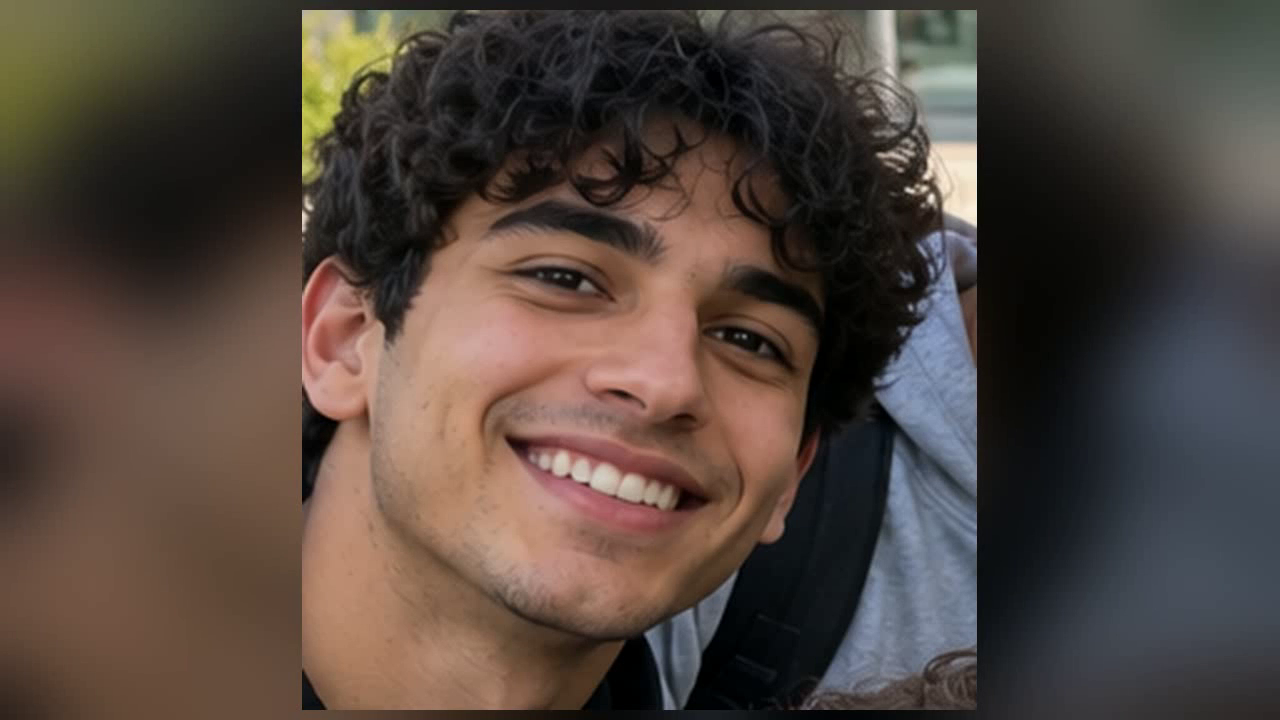
#> input picture frame 20 of Assignment02/test_1.mp4, 1280 x 720 px
$ python task2.py
#> lines starting #> are read from the running program, lines starting #| are printed output that depends on the picture
# Assignment 2 (Team 17)
# Import libraries required for video processing and visualization
import cv2
import numpy as np
import matplotlib.pyplot as plt

# Load OpenCV's built-in Haar Cascade classifiers for face and eye detection
face_cascade = cv2.CascadeClassifier(
    cv2.data.haarcascades + 'haarcascade_frontalface_default.xml'
)
eye_cascade = cv2.CascadeClassifier(
    cv2.data.haarcascades + 'haarcascade_eye.xml'
)

# Function to process the video stream frame by frame
def frames(cap: cv2.VideoCapture):
    counter = 0

    while cap.isOpened():
        # Read the next frame from the video stream
        ret, frame = cap.read()

        if not ret or frame is None:
            # Bonus: Skip unreadable frames and continue processing
            counter += 1
            print(f"Failed reads: {counter}")

            # Bonus: Stop processing if 5 frame reads fail
            if counter >= 5:
                print('Error! Maximum failed reads reached')
                break
            continue

        # Convert the current BGR frame to grayscale for Haar Cascade detection
        gray = cv2.cvtColor(frame, cv2.COLOR_BGR2GRAY)

        # Detect face regions in the current frame
        faces = face_cascade.detectMultiScale(
            gray,
            scaleFactor=1.1,
            minNeighbors=5,
            minSize=(30, 30)
        )

        # Process each detected face separately
        for i, (x, y, w, h) in enumerate(faces):

            # Draw a green rectangle around the detected face
            cv2.rectangle(
                frame, (x, y), (x + w, y + h), (0, 255, 0), 2
            )

            # Extract the grayscale region of interest (ROI) for this face
            # Eye detection will be performed only inside this face region
            roi_gray = gray[y:y + h, x:x + w]

            # Detect eyes inside the current face region using Haar Cascade
            eyes = eye_cascade.detectMultiScale(
                roi_gray,
                scaleFactor=1.1,
                minNeighbors=8,
                minSize=(20, 15)
            )

            # Draw a blue rectangle around each detected eye
            # Add the face coordinates to convert eye coordinates
            # from the face ROI to the full video frame
            for i, (x_1, y_1, w_1, h_1) in enumerate(eyes):
                cv2.rectangle(
                    frame,
                    (x + x_1, y + y_1),
                    (x + x_1 + w_1, y + y_1 + h_1),
                    (255, 0, 0),
                    2
                )

        # Yield the processed frame with face and eye detections
        yield(frame)


# Open the video stream using VideoCapture
cap = cv2.VideoCapture('test_1.mp4')

if not cap.isOpened():
    print("Error! Failed To Open The Video")
else:
    try:
        # Process and display each frame in real time
        for frame in frames(cap):
            cv2.imshow('Frame', frame)

            # Press 'q' to stop video processing
            if cv2.waitKey(50) == ord('q'):
                break
#> this loop made 1 pass; (key q is pressed on pass 1)
#> pass 1, `cv2.imshow('Frame', frame)`:
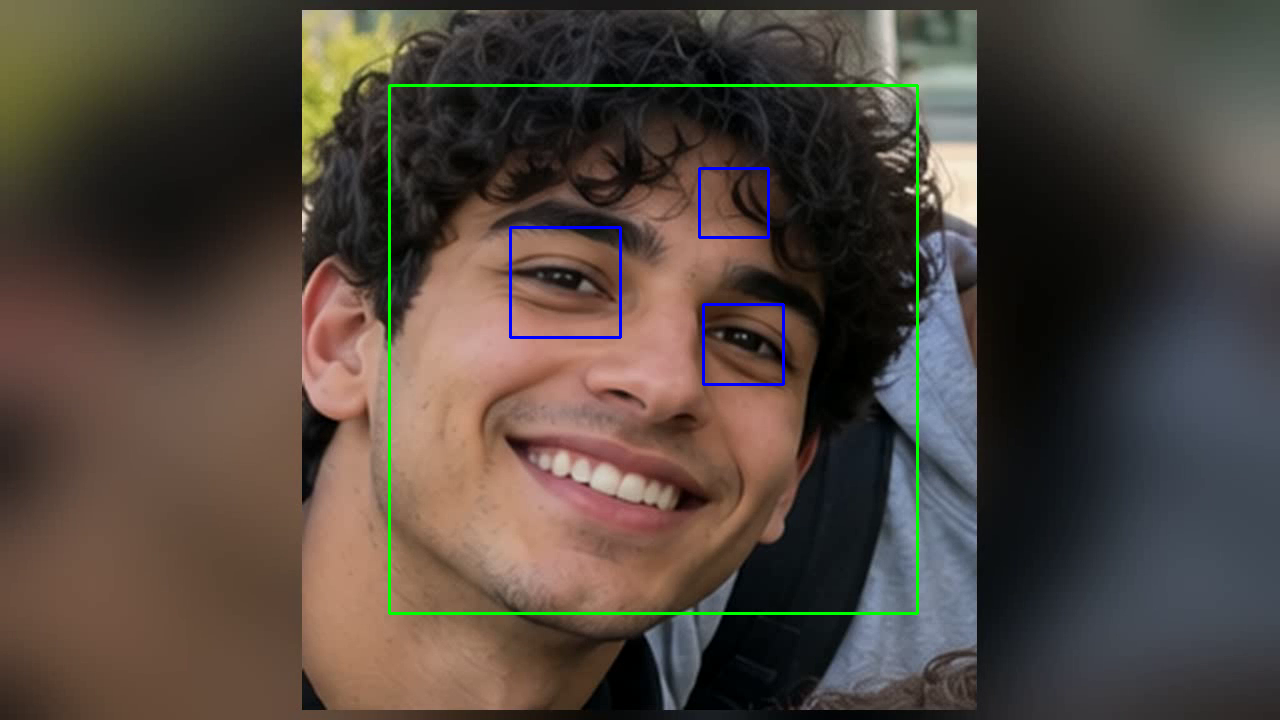
#> window 'Frame': shape (720, 1280, 3); mean B, G, R 62.5, 70.5, 81.2

    finally:
        # Release the video capture resource and close all OpenCV windows
        cap.release()
        cv2.destroyAllWindows()

$ run again, starting later in the video
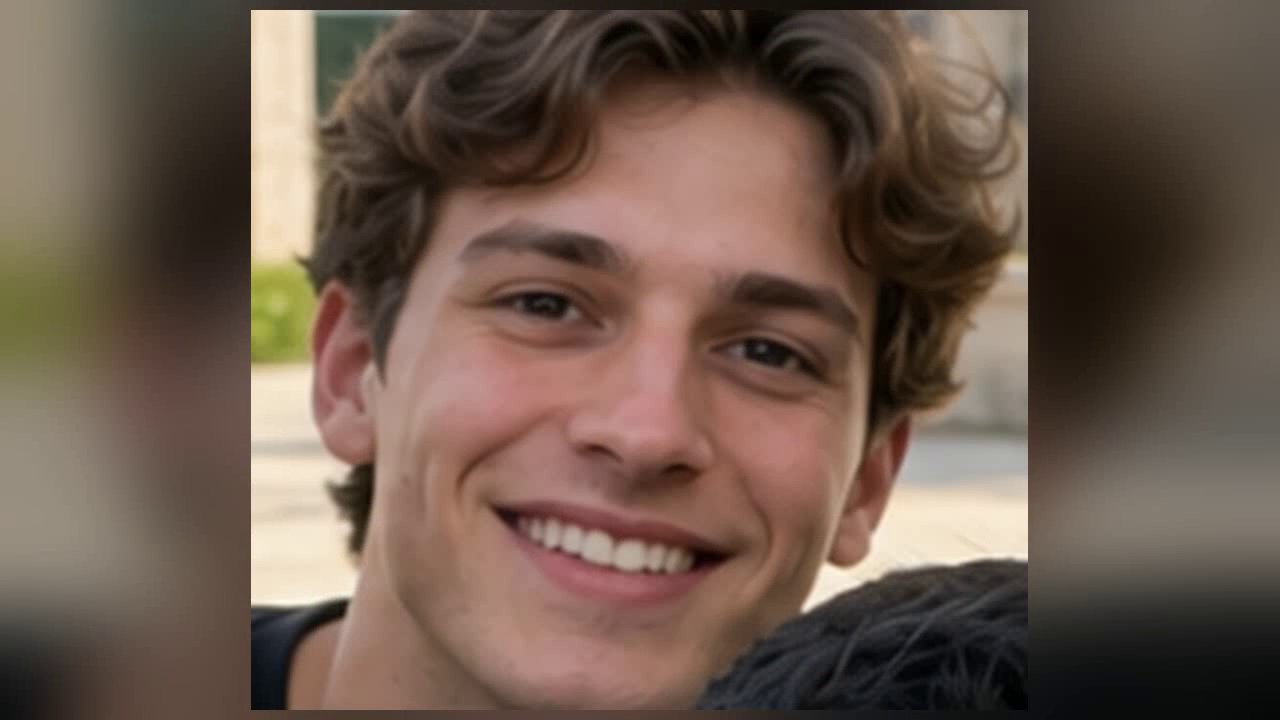
#> input picture frame 90 of Assignment02/test_1.mp4, 1280 x 720 px
#> the loop `for frame in frames(cap):` made 1 pass; (key q is pressed on pass 1)
#> pass 1, `cv2.imshow('Frame', frame)`:
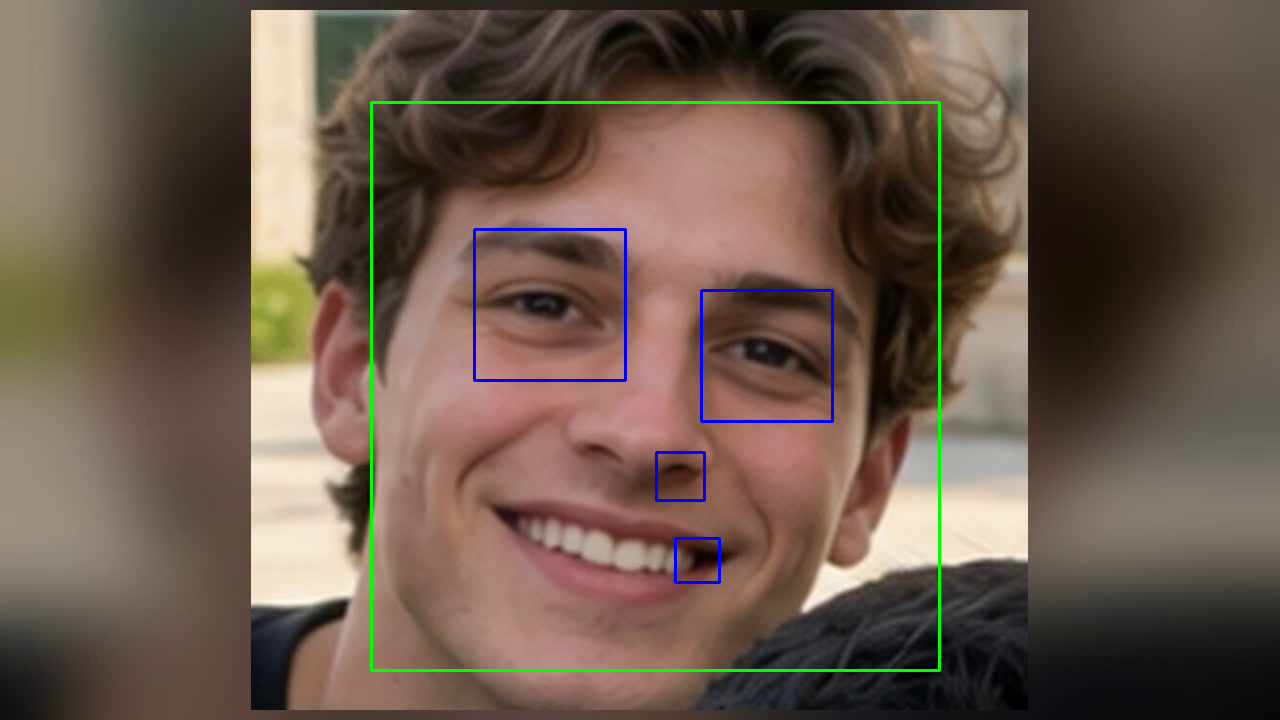
#> window 'Frame': shape (720, 1280, 3); mean B, G, R 77.3, 89.8, 107

$ run again, starting later in the video
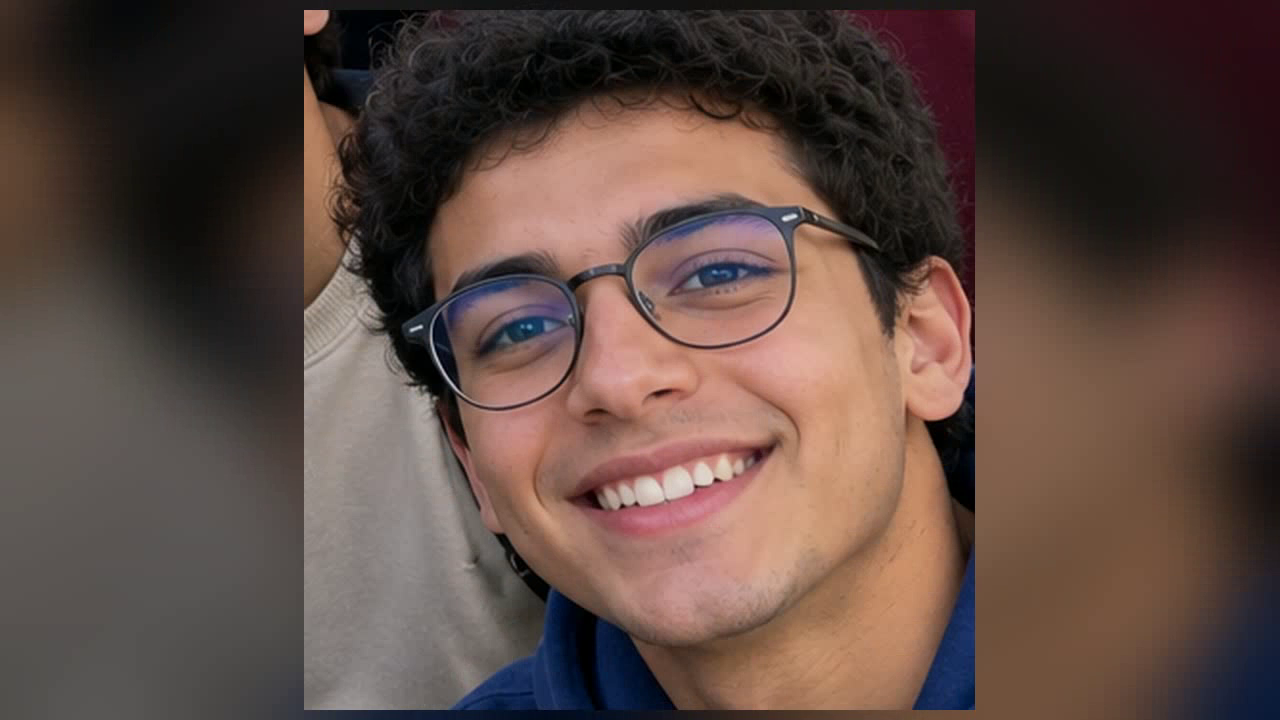
#> input picture frame 160 of Assignment02/test_1.mp4, 1280 x 720 px
#> the loop `for frame in frames(cap):` made 1 pass; (key q is pressed on pass 1)
#> pass 1, `cv2.imshow('Frame', frame)`:
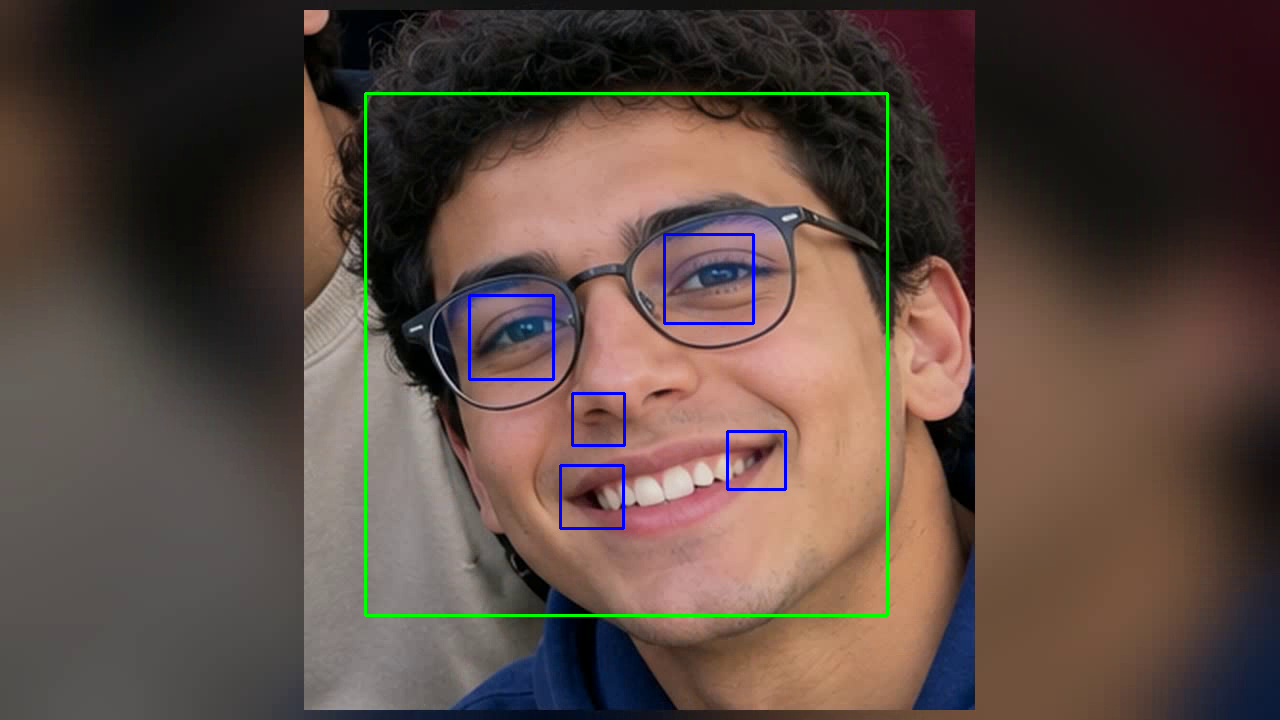
#> window 'Frame': shape (720, 1280, 3); mean B, G, R 66.9, 74.2, 91.9
